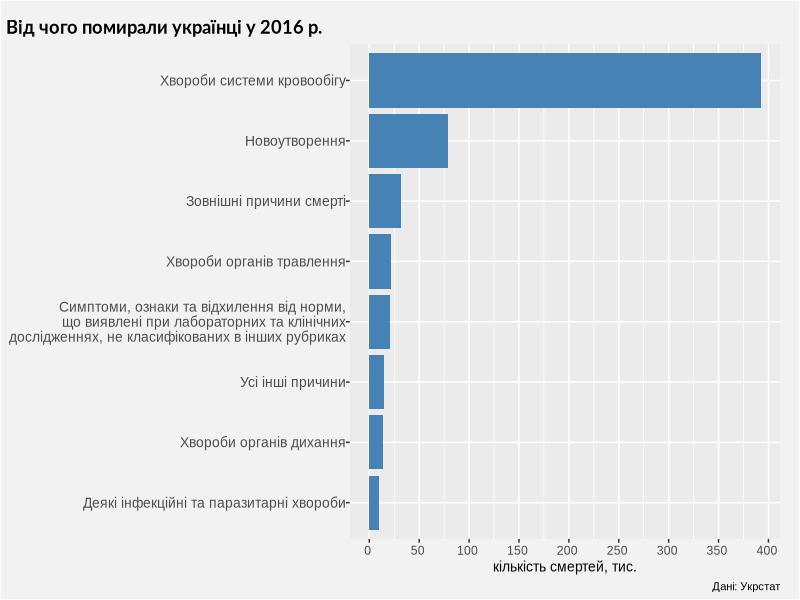
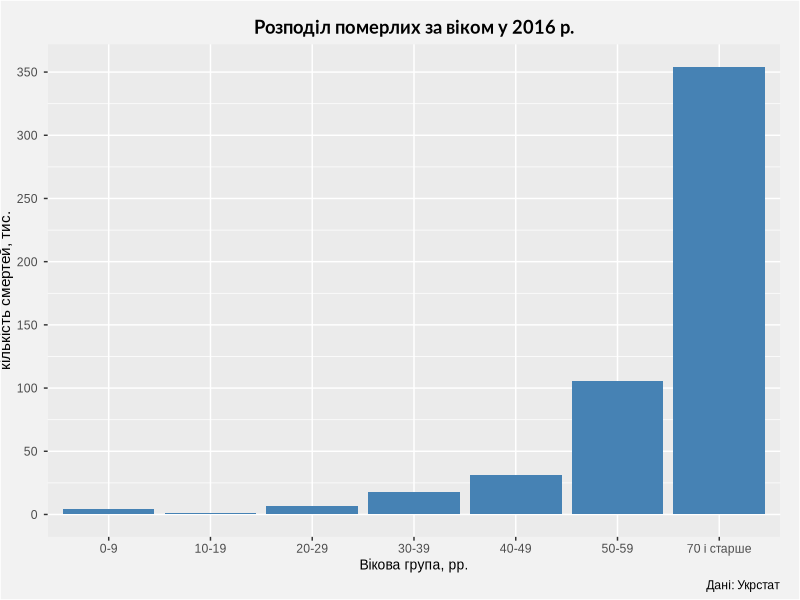
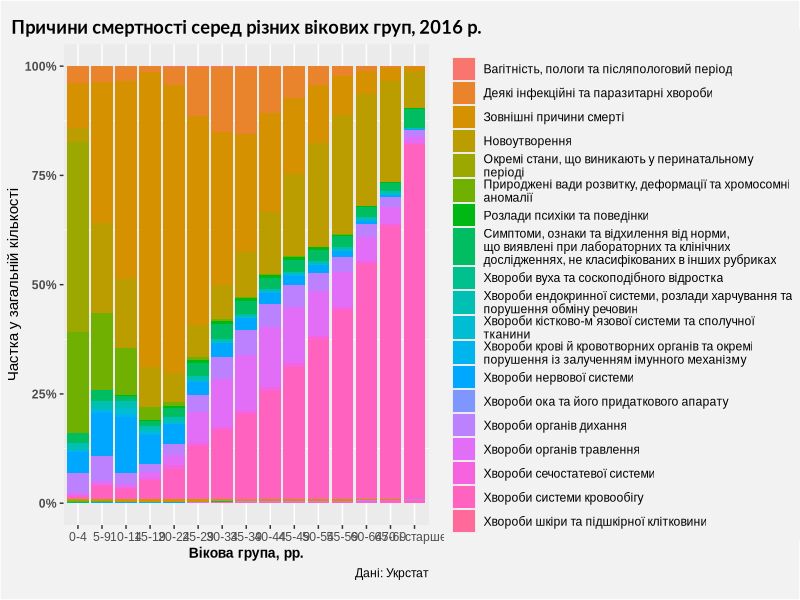
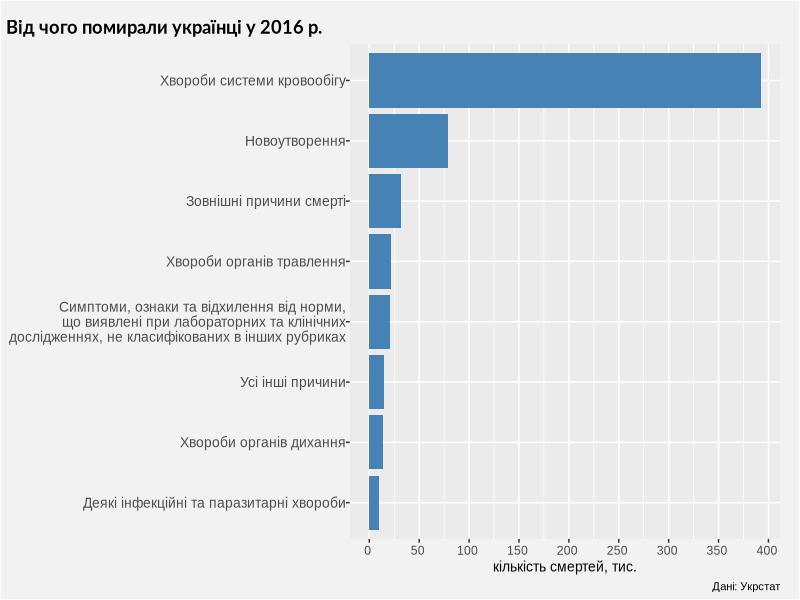
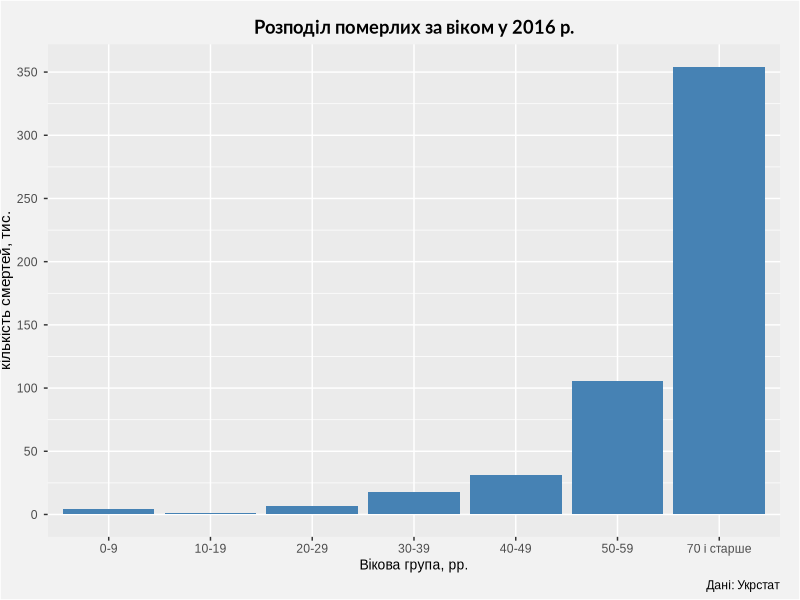
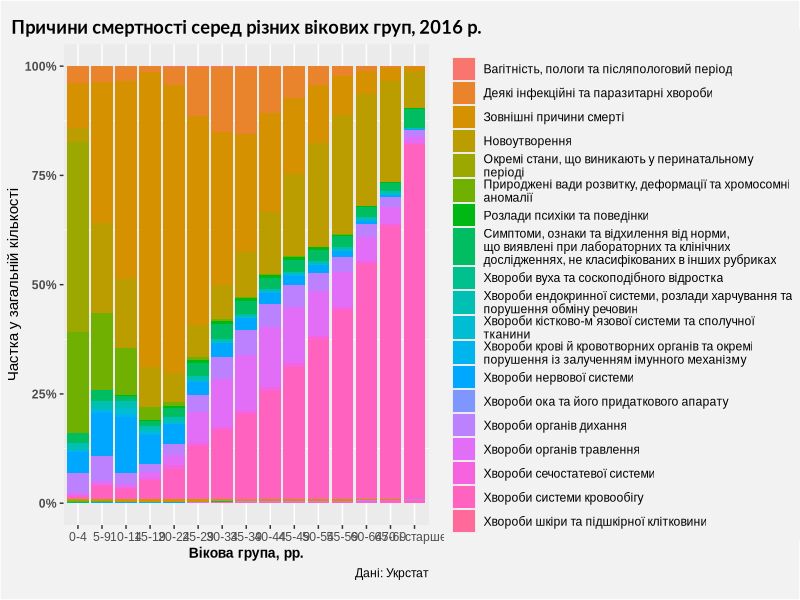

These charts were generated, in order, by the following R code:
## ---- chunk 1
library(dplyr)
library(ggplot2)
library(ggrepel)
library(scales)
library(stringr)
library(ggthemes)
library(reshape2)
## ---- chunk 2
df = read.csv(file = "data/death_causes.csv",  encoding="UTF-8", stringsAsFactors = F)

df_agg = df %>%
  filter(death_count != "NA") %>%
  group_by(death_cause) %>%
  summarise(cause_sum = sum(death_count)) %>%
  arrange(cause_sum)
  
df_agg$death_cause = str_wrap(df_agg$death_cause, width = 50)

sum_others = 0
for (sum in df_agg$cause_sum) {
  if (sum < 5000) {
    sum_others = sum_others + sum
  }
}

df_agg = rbind(df_agg, list("Усі інші причини", sum_others, sum_others, sum_others))
df_agg = df_agg[df_agg$cause_sum >= 5000,]
df_agg = df_agg %>% arrange(cause_sum)
options(scipen=10000)

ggplot(df_agg) +
  geom_bar(aes(x = reorder(death_cause, cause_sum), y = cause_sum), stat="identity", fill = "steelblue") +
  coord_flip() +
  labs(title = 'Від чого помирали українці у 2016 р.',
     caption = 'Дані: Укрстат',
     x = '', y = 'кількість смертей, тис.') +
  scale_y_continuous(breaks = seq(0, 400000, 50000), labels = unit_format(unit = "", scale = 1e-3, digits = 2)) +
  theme(
    text = element_text(family = "Arial"),
    plot.title = element_text(hjust = -3, face = "bold", family = "Lato"),
    rect = element_rect(fill = '#F2F2F2'),
    axis.title.x = element_text(size = 10),
    axis.text.y = element_text(size = 10, margin = unit(c(0, 0 ,0 , -0.2), "cm")),
    plot.caption = element_text(size = 8),
    plot.margin = unit(c(0.5, 0.5, 0.2, 0), "cm")
        )

ggsave(filename = 'visualizations/barPlot.png', plot = last_plot(), device = NULL, path = NULL,
  scale = 1, width = NA, height = NA, units = c("in", "cm", "mm"),
  dpi = 300, limitsize = TRUE)
  
## ---- chunk 3
df_agg2 = df %>%
  filter(death_count != "NA") %>%
  filter(age_group != "Вік невідомий") %>%
  group_by(age_group) %>%
  summarise(age_sum = sum(death_count)) %>%
  arrange(age_group)

zero = df_agg2$age_sum[1] + df_agg2$age_sum[10]
ten = df_agg2$age_sum[2] + df_agg2$age_sum[3]
twenty = df_agg2$age_sum[4] + df_agg2$age_sum[5]
thirty = df_agg2$age_sum[6] + df_agg2$age_sum[7]
forty = df_agg2$age_sum[8] + df_agg2$age_sum[9]
fifty = df_agg2$age_sum[11] + df_agg2$age_sum[12]
sixty = df_agg2$age_sum[13] + df_agg2$age_sum[14]

df_agg2 = df_agg2[-sample(1:14), ]

df_agg2 = rbind(df_agg2, list("0-9", zero))
df_agg2 = rbind(df_agg2, list("10-19", ten))
df_agg2 = rbind(df_agg2, list("20-29", twenty))
df_agg2 = rbind(df_agg2, list("30-39", thirty))
df_agg2 = rbind(df_agg2, list("40-49", forty))
df_agg2 = rbind(df_agg2, list("50-59", sixty))

ggplot(df_agg2) +
  geom_bar(aes(x = age_group, y = age_sum), stat="identity", fill = "steelblue") +
  labs(title = 'Розподіл померлих за віком у 2016 р.',
     caption = 'Дані: Укрстат',
     x = 'Вікова група, рр.', y = 'кількість смертей, тис.') +
  scale_y_continuous(breaks = seq(0, 400000, 50000), labels = unit_format(unit = "", scale = 1e-3, digits = 2)) +
  theme(
    text = element_text(family = "Arial"),
    plot.title = element_text(hjust = 0.5, face = "bold", family = "Lato"),
    rect = element_rect(fill = '#F2F2F2'),
    axis.title.x = element_text(size = 10),
    plot.margin = unit(c(0.5, 0.5, 0.2, 0), "cm")
        )

ggsave(filename = 'visualizations/barPlot2.png', plot = last_plot(), device = NULL, path = NULL,
  scale = 1, width = NA, height = NA, units = c("in", "cm", "mm"),
  dpi = 300, limitsize = TRUE)

## ---- chunk 4
df_agg3 = df %>%   
  filter(death_count != "NA") %>%
  filter(age_group != "Вік невідомий")
  
df_agg3 = melt(df_agg3, id.vars = c("age_group", "death_cause"))

df_agg3$death_cause = str_wrap(df_agg3$death_cause, width = 50)

library('data.table')
df1 <- data.table(df_agg3)
df1[, percent := prop.table(value)*100, by = 'age_group']

positions = c("0-4", "5-9","10-14", "15-19", "20-24", "25-29", "30-34", "35-39", "40-44", "45-49", "50-54", "55-59", "60-64", "65-69", "70 і старше")
  
ggplot(df1, aes(x = age_group, y = percent, fill = death_cause)) +
  geom_bar(stat="identity") +
  geom_col(position = 'fill') +
  scale_y_continuous(labels = dollar_format(suffix = "%", prefix = "")) +
  scale_x_discrete(limits = positions) +
    labs(title = 'Причини смертності серед різних вікових груп, 2016 р.',
     caption = 'Дані: Укрстат',
     fill = '',
     x = 'Вікова група, рр.', y = 'Частка у загальній кількості') +
    theme(
    text = element_text(family = "Arial"),
    plot.title = element_text(hjust = 0.5, face = "bold", family = "Lato"),
    axis.title.x = element_text(size = 10, face = "bold"),
    axis.text.y = element_text(face = "bold"),
    rect = element_rect(fill = '#F2F2F2'),
    plot.margin = unit(c(0.5, 0, 0.5, 0.2), "cm"),
    panel.grid.major.y = element_blank(),
    legend.spacing = unit(2, "cm")
        )

ggsave(filename = 'visualizations/barPlot3.png', plot = last_plot(), device = NULL, path = NULL,
  scale = 1, width = 12, height = 7, units = c("in", "cm", "mm"),
  dpi = 300, limitsize = TRUE)
